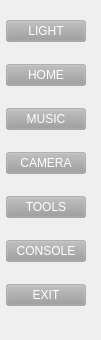
     <widget class="QWidget" name="widget" native="true">
      <property name="enabled">
       <bool>true</bool>
      </property>
      <property name="sizePolicy">
       <sizepolicy hsizetype="Minimum" vsizetype="Minimum">
        <horstretch>0</horstretch>
        <verstretch>0</verstretch>
       </sizepolicy>
      </property>
      <property name="styleSheet">
       <string notr="true"/>
      </property>
      <widget class="QWidget" name="verticalLayoutWidget">
       <property name="geometry">
        <rect>
         <x>0</x>
         <y>0</y>
         <width>92</width>
         <height>331</height>
        </rect>
       </property>
       <layout class="QVBoxLayout" name="verticalLayout">
        <property name="spacing">
         <number>2</number>
        </property>
        <property name="leftMargin">
         <number>6</number>
        </property>
        <property name="rightMargin">
         <number>0</number>
        </property>
        <item>
         <widget class="QPushButton" name="b_menuLight">
          <property name="sizePolicy">
           <sizepolicy hsizetype="Maximum" vsizetype="Fixed">
            <horstretch>0</horstretch>
            <verstretch>0</verstretch>
           </sizepolicy>
          </property>
          <property name="styleSheet">
           <string notr="true">background:  rgba(158, 158, 158,100);
color:white;</string>
          </property>
          <property name="text">
           <string>LIGHT</string>
          </property>
         </widget>
        </item>
        <item>
         <widget class="QPushButton" name="b_menuHome">
          <property name="sizePolicy">
           <sizepolicy hsizetype="Maximum" vsizetype="Fixed">
            <horstretch>0</horstretch>
            <verstretch>0</verstretch>
           </sizepolicy>
          </property>
          <property name="styleSheet">
           <string notr="true">background:  rgba(158, 158, 158,100);
color:white;</string>
          </property>
          <property name="text">
           <string>HOME</string>
          </property>
         </widget>
        </item>
        <item>
         <widget class="QPushButton" name="b_menuMusic">
          <property name="sizePolicy">
           <sizepolicy hsizetype="Maximum" vsizetype="Fixed">
            <horstretch>0</horstretch>
            <verstretch>0</verstretch>
           </sizepolicy>
          </property>
          <property name="styleSheet">
           <string notr="true">background:  rgba(158, 158, 158,100);
color:white;</string>
          </property>
          <property name="text">
           <string>MUSIC</string>
          </property>
         </widget>
        </item>
        <item>
         <widget class="QPushButton" name="b_menuCamera">
          <property name="sizePolicy">
           <sizepolicy hsizetype="Maximum" vsizetype="Fixed">
            <horstretch>0</horstretch>
            <verstretch>0</verstretch>
           </sizepolicy>
          </property>
          <property name="styleSheet">
           <string notr="true">background:  rgba(158, 158, 158,100);
color:white;</string>
          </property>
          <property name="text">
           <string>CAMERA</string>
          </property>
         </widget>
        </item>
        <item>
         <widget class="QPushButton" name="b_menuTools">
          <property name="sizePolicy">
           <sizepolicy hsizetype="Maximum" vsizetype="Fixed">
            <horstretch>0</horstretch>
            <verstretch>0</verstretch>
           </sizepolicy>
          </property>
          <property name="styleSheet">
           <string notr="true">background:  rgba(158, 158, 158,100);
color:white;</string>
          </property>
          <property name="text">
           <string>TOOLS</string>
          </property>
         </widget>
        </item>
        <item>
         <widget class="QPushButton" name="b_menuConsole">
          <property name="sizePolicy">
           <sizepolicy hsizetype="Maximum" vsizetype="Fixed">
            <horstretch>0</horstretch>
            <verstretch>0</verstretch>
           </sizepolicy>
          </property>
          <property name="styleSheet">
           <string notr="true">background:  rgba(158, 158, 158,100);
color:white;</string>
          </property>
          <property name="text">
           <string>CONSOLE</string>
          </property>
         </widget>
        </item>
        <item>
         <widget class="QPushButton" name="b_menuExit">
          <property name="sizePolicy">
           <sizepolicy hsizetype="Maximum" vsizetype="Fixed">
            <horstretch>0</horstretch>
            <verstretch>0</verstretch>
           </sizepolicy>
          </property>
          <property name="styleSheet">
           <string notr="true">background:  rgba(158, 158, 158,100);
color:white;</string>
          </property>
          <property name="text">
           <string>EXIT</string>
          </property>
         </widget>
        </item>
       </layout>
      </widget>
     </widget>
